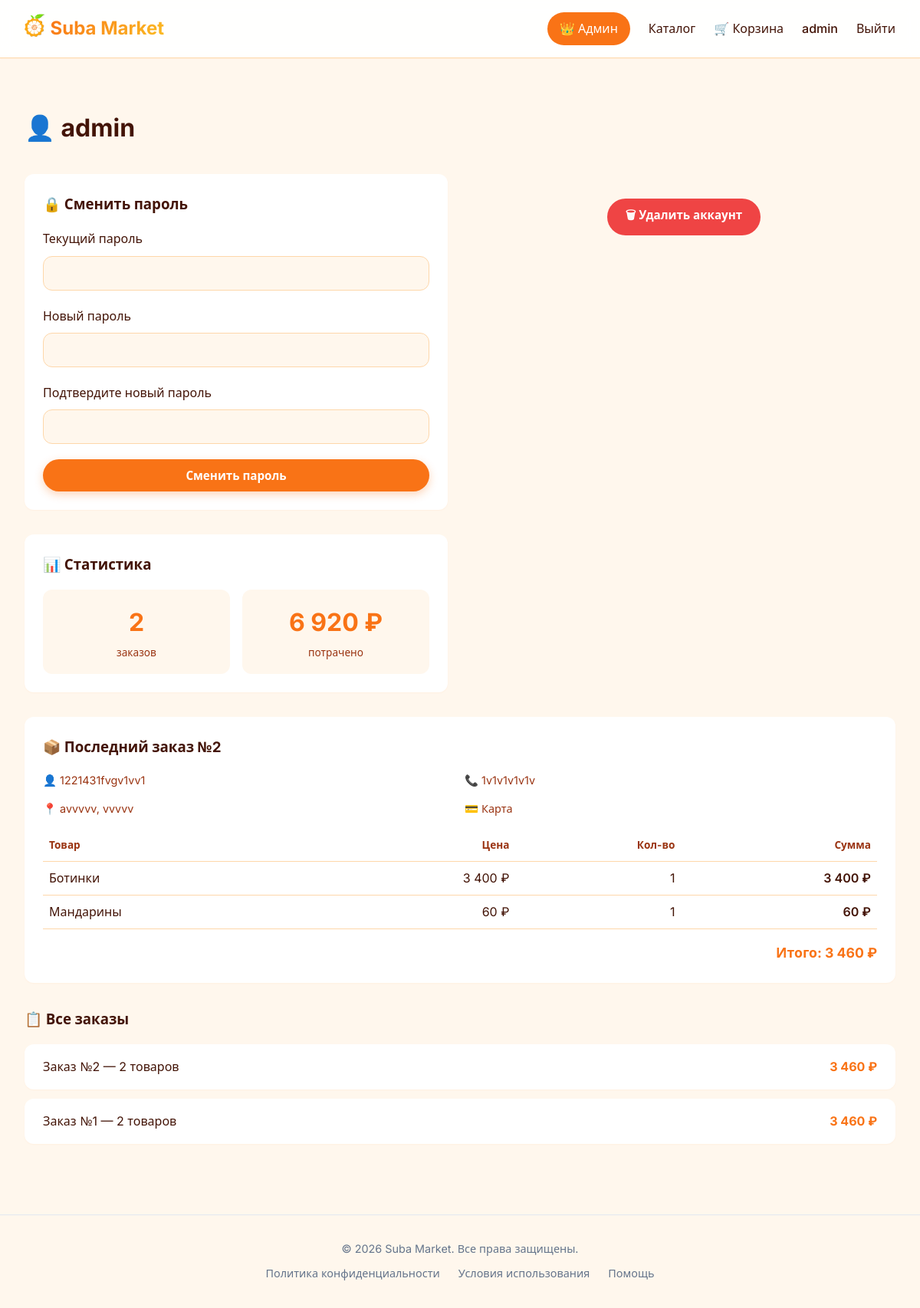
The app's page /profile (signed in), older data.
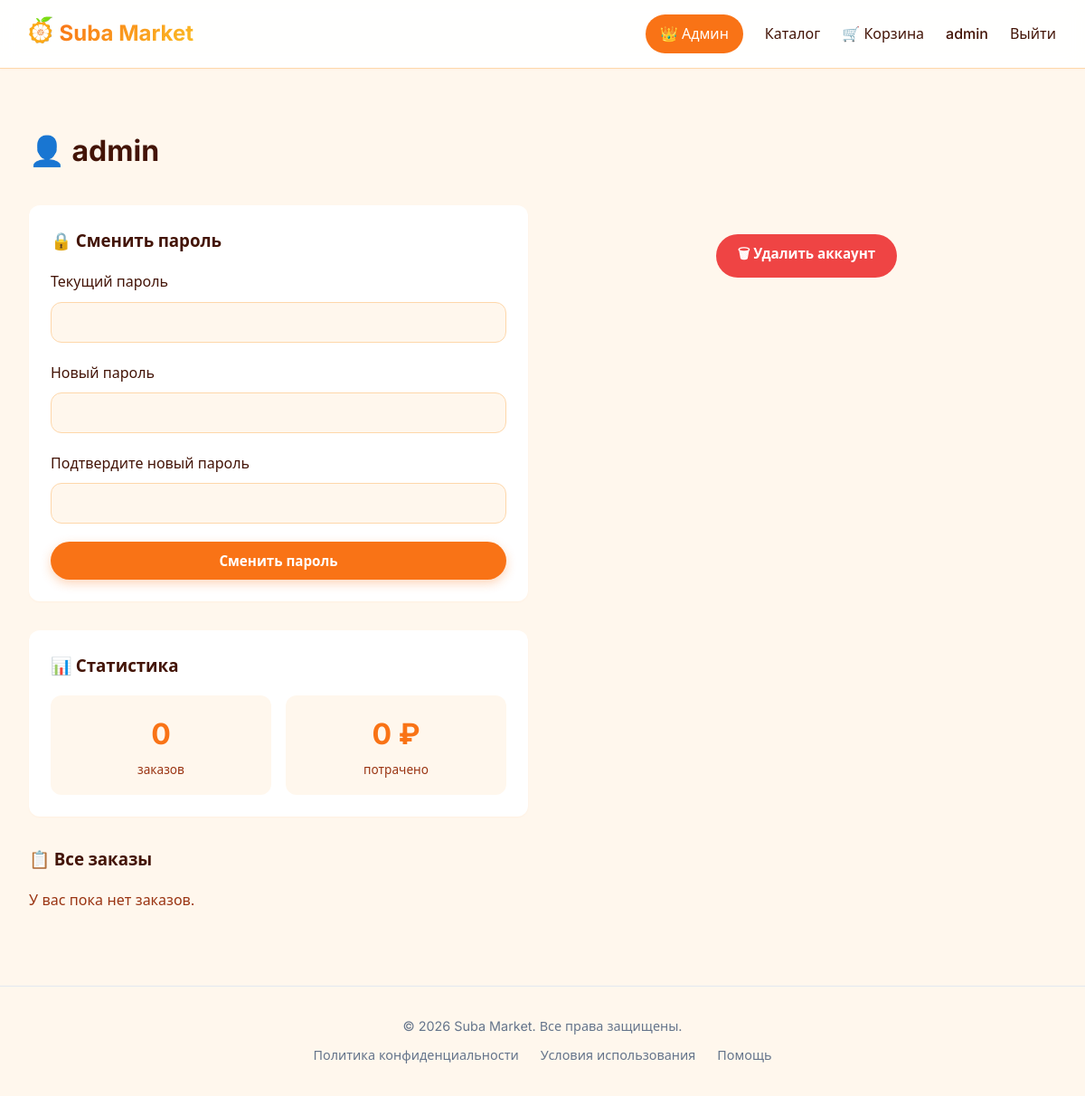
The same page, newer data.
### tables this page shows
CREATE TABLE orders (
    id INTEGER PRIMARY KEY AUTOINCREMENT,
    name TEXT NOT NULL,
    phone_number TEXT,
    user_id INTEGER NOT NULL,
    email TEXT NOT NULL,
    address_delivery TEXT,
    pay_method INTEGER(1) NOT NULL DEFAULT(0),
    comment TEXT,
    FOREIGN KEY (user_id) REFERENCES user (id)
);

CREATE TABLE order_products(
    order_id INTEGER NOT NULL,
    product TEXT NOT NULL,
    quantity INTEGER NOT NULL,
    price INTEGER NOT NULL,
    PRIMARY KEY(order_id,product),
    FOREIGN KEY (order_id) REFERENCES orders (id)
);

### app/auth.py (the view)
@bp.route('/profile')
@login_required
def profile():
    db = get_db()
    user_orders = db.execute(
        'SELECT o.id, o.name, o.phone_number, o.email, o.address_delivery,'
        ' o.pay_method, o.comment'
        ' FROM orders o'
        ' WHERE o.user_id = ?'
        ' ORDER BY o.id DESC',
        (g.user['id'],)
    ).fetchall()
    orders_with_items = []
    total_spent = 0
    for order in user_orders:
        items = db.execute(
            'SELECT product, quantity, price FROM order_products WHERE order_id=?',
            (order['id'],)
        ).fetchall()
        total = sum(item['price'] * item['quantity'] for item in items)
        total_spent += total
        orders_with_items.append({
            'order': order,
            'products': items,
            'total': total
        })
    last_order = orders_with_items[0] if orders_with_items else None
    return render_template('auth/profile.html',
                         orders=orders_with_items,
                         last_order=last_order,
                         total_spent=total_spent)

### app/auth.py (called while the page is built)
def login_required(view):
    @functools.wraps(view)
    def wrapped_view(**kwargs):
        if g.user is None:
            return redirect(url_for('auth.auth'))
        return view(**kwargs)
    return wrapped_view

@bp.before_app_request
def load_logged_in_user():
    user_id = session.get('user_id')
    if user_id is None:
        g.user = None
    else:
        g.user = get_db().execute(
            'SELECT * FROM user WHERE id = ?', (user_id,)
        ).fetchone()

### app/db.py (called while the page is built)
def get_db():
    if 'db' not in g:
        g.db = sqlite3.connect(
            current_app.config['DATABASE'],
            detect_types=sqlite3.PARSE_DECLTYPES
        )
        g.db.row_factory = sqlite3.Row
    return g.db

### app/templates/auth/profile.html (shortened to what the changed rows need)
{% extends "base.html" %}
{% block content %}
<main class="container" style="margin-top:2rem;">
  <h1>👤 {{ g.user.email }}</h1>
  <div style="display:grid; grid-template-columns:1fr 1fr; gap:2rem; margin-top:2rem;">
    <div style="background:var(--card-bg); border-radius:var(--radius); padding:1.5rem; box-shadow:var(--shadow-sm);">
      <div style="display:grid; grid-template-columns:1fr 1fr; gap:1rem;">
        <div style="text-align:center; padding:1rem; background:var(--primary-light); border-radius:var(--radius);">
          <div style="font-size:2rem; font-weight:700; color:var(--primary);">{{ orders|length }}</div>
          <div style="font-size:0.85rem; color:var(--text-light);">заказов</div>
        </div>
        <div style="text-align:center; padding:1rem; background:var(--primary-light); border-radius:var(--radius);">
          <div style="font-size:2rem; font-weight:700; color:var(--primary);">{{ "{:,.0f}".format(total_spent).replace(",", " ") }} ₽</div>
          <div style="font-size:0.85rem; color:var(--text-light);">потрачено</div>
        </div>
      </div>
    </div>
  </div>
  {% if last_order %}
  <div style="background:var(--card-bg); border-radius:var(--radius); padding:1.5rem; margin-top:2rem; box-shadow:var(--shadow-sm);">
    <h3 style="margin-bottom:1rem;">📦 Последний заказ №{{ last_order.order.id }}</h3>
    <div style="display:grid; grid-template-columns:1fr 1fr; gap:0.75rem; margin-bottom:1rem; font-size:0.9rem; color:var(--text-light);">
      <div>👤 {{ last_order.order.name }}</div>
      <div>📞 {{ last_order.order.phone_number }}</div>
      <div>📍 {{ last_order.order.address_delivery }}</div>
      <div>💳 {{ 'Карта' if last_order.order.pay_method == 1 else 'Наличные' }}</div>
    </div>
    <table style="width:100%; border-collapse:collapse;">
      <thead>
        <tr style="border-bottom:1px solid var(--border); color:var(--text-light); font-size:0.85rem;">
          <th style="text-align:left; padding:0.5rem;">Товар</th>
          <th style="text-align:right; padding:0.5rem;">Цена</th>
          <th style="text-align:right; padding:0.5rem;">Кол-во</th>
          <th style="text-align:right; padding:0.5rem;">Сумма</th>
        </tr>
      </thead>
      <tbody>
        {% for item in last_order.products %}
        <tr style="border-bottom:1px solid var(--border);">
          <td style="padding:0.5rem;">{{ item.product }}</td>
          <td style="text-align:right; padding:0.5rem;">{{ "{:,.0f}".format(item.price).replace(",", " ") }} ₽</td>
          <td style="text-align:right; padding:0.5rem;">{{ item.quantity }}</td>
          <td style="text-align:right; padding:0.5rem; font-weight:600;">{{ "{:,.0f}".format(item.price * item.quantity).replace(",", " ") }} ₽</td>
        </tr>
        {% endfor %}
      </tbody>
    </table>
    <div style="text-align:right; margin-top:1rem; font-weight:700; font-size:1.1rem; color:var(--primary);">
      Итого: {{ "{:,.0f}".format(last_order.total).replace(",", " ") }} ₽
    </div>
  </div>
  {% endif %}
  <div style="margin-top:2rem;">
    <h3 style="margin-bottom:1rem;">📋 Все заказы</h3>
    {% if orders %}
    {% for entry in orders %}
    <div style="background:var(--card-bg); border-radius:var(--radius); padding:1rem 1.5rem; margin-bottom:0.75rem; box-shadow:var(--shadow-sm); display:flex; justify-content:space-between; align-items:center;">
      <span>Заказ №{{ entry.order.id }} — {{ entry.products|length }} товаров</span>
      <span style="font-weight:700; color:var(--primary);">{{ "{:,.0f}".format(entry.total).replace(",", " ") }} ₽</span>
    </div>
    {% endfor %}
    {% else %}
    <p style="color:var(--text-light);">У вас пока нет заказов.</p>
    {% endif %}
  </div>
</main>
{% endblock %}

Row changes from the older to the newer data that the page shows:
removed orders: order.id "2", order.name "1221431fvgv1vv1", order.phone_number "1v1v1v1v1v", order.address_delivery "avvvvv, vvvvv", pay_method "Карта", order.id "2"
removed order_products: product "Ботинки", price "3 400", quantity "1", price+quantity "3 400"
removed order_products: product "Мандарины", price "60", quantity "1", price+quantity "60"
removed orders: order.id "1"
Text that changed along with them:
{{ orders|length }}: "2" → "0"
{{ "{:,.0f}".format(total_spent).replace(",", " ") }}: "6 920" → "0"
{{ "{:,.0f}".format(last_order.total).replace(",", " ") }}: "3 460" → (not shown)
text no longer shown: "📦 Последний заказ № 👤 📞 📍 💳 Товар Цена Кол-во Сумма Итого: ₽"
text now shown: "У вас пока нет заказов."
list line gone: "Заказ № — 2 товаров 3 460 ₽"
